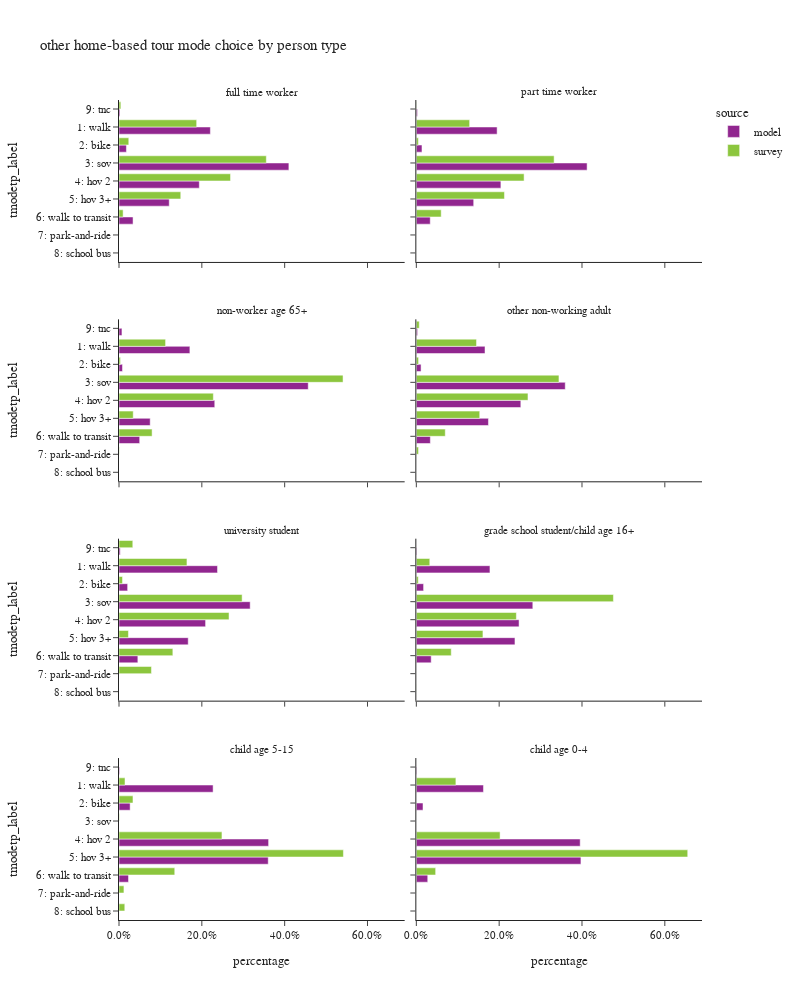

Source (notebook cell):
### Code cell
plot_mode_choice(hb_tour,"pptyp_label",
                 {"pptyp_label":["full time worker","part time worker","non-worker age 65+","other non-working adult",
                                 "university student","grade school student/child age 16+","child age 5-15","child age 0-4"],
                  "tmodetp_label":["1: walk","2: bike","3: sov","4: hov 2","5: hov 3+","6: walk to transit",
                                   "7: park-and-ride","8: school bus","9: other–survey only"]},
                 "person type",2,1000)

### Figure 1 — Plotly figure (JSON) as saved in the notebook; plotly's stock layout.template omitted (floating-point values rounded to 4 significant figures)
{"data": [{"alignmentgroup": "True", "customdata": [[199451], [16179], [370837], [175262], [109645], [30666], [2042]], "hovertemplate": "source=model<br>pptyp_label=full time worker<br>percentage=%{x}<br>tmodetp_label=%{y}<br>sample count=%{customdata[0]}<extra></extra>", "legendgroup": "model", "marker": {"color": "#91268F", "pattern": {"shape": ""}}, "name": "model", "offsetgroup": "model", "orientation": "h", "showlegend": true, "textposition": "auto", "type": "bar", "x": [0.2206, 0.0179, 0.4102, 0.1939, 0.1213, 0.03392, 0.002259], "xaxis": "x7", "y": ["1: walk", "2: bike", "3: sov", "4: hov 2", "5: hov 3+", "6: walk to transit", "9: tnc"], "yaxis": "y7"}, {"alignmentgroup": "True", "customdata": [[51758], [3617], [109405], [54173], [36747], [8914], [718]], "hovertemplate": "source=model<br>pptyp_label=part time worker<br>percentage=%{x}<br>tmodetp_label=%{y}<br>sample count=%{customdata[0]}<extra></extra>", "legendgroup": "model", "marker": {"color": "#91268F", "pattern": {"shape": ""}}, "name": "model", "offsetgroup": "model", "orientation": "h", "showlegend": false, "textposition": "auto", "type": "bar", "x": [0.1951, 0.01363, 0.4123, 0.2042, 0.1385, 0.0336, 0.002706], "xaxis": "x8", "y": ["1: walk", "2: bike", "3: sov", "4: hov 2", "5: hov 3+", "6: walk to transit", "9: tnc"], "yaxis": "y8"}, {"alignmentgroup": "True", "customdata": [[101150], [4958], [270027], [136650], [44494], [29504], [4211]], "hovertemplate": "source=model<br>pptyp_label=non-worker age 65+<br>percentage=%{x}<br>tmodetp_label=%{y}<br>sample count=%{customdata[0]}<extra></extra>", "legendgroup": "model", "marker": {"color": "#91268F", "pattern": {"shape": ""}}, "name": "model", "offsetgroup": "model", "orientation": "h", "showlegend": false, "textposition": "auto", "type": "bar", "x": [0.1712, 0.008389, 0.4569, 0.2312, 0.07529, 0.04992, 0.007125], "xaxis": "x5", "y": ["1: walk", "2: bike", "3: sov", "4: hov 2", "5: hov 3+", "6: walk to transit", "9: tnc"], "yaxis": "y5"}, {"alignmentgroup": "True", "customdata": [[118411], [8159], [256789], [180188], [124345], [24152], [2125]], "hovertemplate": "source=model<br>pptyp_label=other non-working adult<br>percentage=%{x}<br>tmodetp_label=%{y}<br>sample count=%{customdata[0]}<extra></extra>", "legendgroup": "model", "marker": {"color": "#91268F", "pattern": {"shape": ""}}, "name": "model", "offsetgroup": "model", "orientation": "h", "showlegend": false, "textposition": "auto", "type": "bar", "x": [0.1658, 0.01142, 0.3596, 0.2523, 0.1741, 0.03382, 0.002975], "xaxis": "x6", "y": ["1: walk", "2: bike", "3: sov", "4: hov 2", "5: hov 3+", "6: walk to transit", "9: tnc"], "yaxis": "y6"}, {"alignmentgroup": "True", "customdata": [[13406], [1174], [17850], [11783], [9419], [2565], [163]], "hovertemplate": "source=model<br>pptyp_label=university student<br>percentage=%{x}<br>tmodetp_label=%{y}<br>sample count=%{customdata[0]}<extra></extra>", "legendgroup": "model", "marker": {"color": "#91268F", "pattern": {"shape": ""}}, "name": "model", "offsetgroup": "model", "orientation": "h", "showlegend": false, "textposition": "auto", "type": "bar", "x": [0.2379, 0.02083, 0.3167, 0.2091, 0.1671, 0.04551, 0.002892], "xaxis": "x3", "y": ["1: walk", "2: bike", "3: sov", "4: hov 2", "5: hov 3+", "6: walk to transit", "9: tnc"], "yaxis": "y3"}, {"alignmentgroup": "True", "customdata": [[13074], [1287], [20686], [18244], [17515], [2639], [102]], "hovertemplate": "source=model<br>pptyp_label=grade school student/child age 16+<br>percentage=%{x}<br>tmodetp_label=%{y}<br>sample count=%{customdata[0]}<extra></extra>", "legendgroup": "model", "marker": {"color": "#91268F", "pattern": {"shape": ""}}, "name": "model", "offsetgroup": "model", "orientation": "h", "showlegend": false, "textposition": "auto", "type": "bar", "x": [0.1778, 0.0175, 0.2813, 0.2481, 0.2381, 0.03588, 0.001387], "xaxis": "x4", "y": ["1: walk", "2: bike", "3: sov", "4: hov 2", "5: hov 3+", "6: walk to transit", "9: tnc"], "yaxis": "y4"}, {"alignmentgroup": "True", "customdata": [[32764], [3877], [52089], [51959], [3312], [204]], "hovertemplate": "source=model<br>pptyp_label=child age 5-15<br>percentage=%{x}<br>tmodetp_label=%{y}<br>sample count=%{customdata[0]}<extra></extra>", "legendgroup": "model", "marker": {"color": "#91268F", "pattern": {"shape": ""}}, "name": "model", "offsetgroup": "model", "orientation": "h", "showlegend": false, "textposition": "auto", "type": "bar", "x": [0.2272, 0.02689, 0.3612, 0.3603, 0.02297, 0.001415], "xaxis": "x", "y": ["1: walk", "2: bike", "4: hov 2", "5: hov 3+", "6: walk to transit", "9: tnc"], "yaxis": "y"}, {"alignmentgroup": "True", "customdata": [[19567], [1943], [47756], [47976], [3325], [144]], "hovertemplate": "source=model<br>pptyp_label=child age 0-4<br>percentage=%{x}<br>tmodetp_label=%{y}<br>sample count=%{customdata[0]}<extra></extra>", "legendgroup": "model", "marker": {"color": "#91268F", "pattern": {"shape": ""}}, "name": "model", "offsetgroup": "model", "orientation": "h", "showlegend": false, "textposition": "auto", "type": "bar", "x": [0.1621, 0.0161, 0.3956, 0.3974, 0.02755, 0.001193], "xaxis": "x2", "y": ["1: walk", "2: bike", "4: hov 2", "5: hov 3+", "6: walk to transit", "9: tnc"], "yaxis": "y2"}, {"alignmentgroup": "True", "customdata": [[459], [52], [448], [262], [145], [44], [2], [13]], "hovertemplate": "source=survey<br>pptyp_label=full time worker<br>percentage=%{x}<br>tmodetp_label=%{y}<br>sample count=%{customdata[0]}<extra></extra>", "legendgroup": "survey", "marker": {"color": "#8CC63E", "pattern": {"shape": ""}}, "name": "survey", "offsetgroup": "survey", "orientation": "h", "showlegend": true, "textposition": "auto", "type": "bar", "x": [0.1875, 0.0236, 0.3557, 0.2693, 0.1491, 0.009958, 0.0003214, 0.004467], "xaxis": "x7", "y": ["1: walk", "2: bike", "3: sov", "4: hov 2", "5: hov 3+", "6: walk to transit", "7: park-and-ride", "9: tnc"], "yaxis": "y7"}, {"alignmentgroup": "True", "customdata": [[80], [11], [151], [75], [47], [25], [2]], "hovertemplate": "source=survey<br>pptyp_label=part time worker<br>percentage=%{x}<br>tmodetp_label=%{y}<br>sample count=%{customdata[0]}<extra></extra>", "legendgroup": "survey", "marker": {"color": "#8CC63E", "pattern": {"shape": ""}}, "name": "survey", "offsetgroup": "survey", "orientation": "h", "showlegend": false, "textposition": "auto", "type": "bar", "x": [0.1287, 0.004936, 0.3327, 0.2602, 0.2128, 0.06002, 0.0006502], "xaxis": "x8", "y": ["1: walk", "2: bike", "3: sov", "4: hov 2", "5: hov 3+", "6: walk to transit", "9: tnc"], "yaxis": "y8"}, {"alignmentgroup": "True", "customdata": [[159], [11], [428], [254], [56], [55], [4], [1]], "hovertemplate": "source=survey<br>pptyp_label=non-worker age 65+<br>percentage=%{x}<br>tmodetp_label=%{y}<br>sample count=%{customdata[0]}<extra></extra>", "legendgroup": "survey", "marker": {"color": "#8CC63E", "pattern": {"shape": ""}}, "name": "survey", "offsetgroup": "survey", "orientation": "h", "showlegend": false, "textposition": "auto", "type": "bar", "x": [0.1125, 0.003648, 0.541, 0.2278, 0.03434, 0.07992, 0.0006762, 0.0001513], "xaxis": "x5", "y": ["1: walk", "2: bike", "3: sov", "4: hov 2", "5: hov 3+", "6: walk to transit", "7: park-and-ride", "9: tnc"], "yaxis": "y5"}, {"alignmentgroup": "True", "customdata": [[187], [22], [324], [194], [110], [64], [5], [7]], "hovertemplate": "source=survey<br>pptyp_label=other non-working adult<br>percentage=%{x}<br>tmodetp_label=%{y}<br>sample count=%{customdata[0]}<extra></extra>", "legendgroup": "survey", "marker": {"color": "#8CC63E", "pattern": {"shape": ""}}, "name": "survey", "offsetgroup": "survey", "orientation": "h", "showlegend": false, "textposition": "auto", "type": "bar", "x": [0.1453, 0.005416, 0.3444, 0.2696, 0.1531, 0.06987, 0.005306, 0.007063], "xaxis": "x6", "y": ["1: walk", "2: bike", "3: sov", "4: hov 2", "5: hov 3+", "6: walk to transit", "7: park-and-ride", "9: tnc"], "yaxis": "y6"}, {"alignmentgroup": "True", "customdata": [[39], [5], [27], [15], [4], [10], [3], [1]], "hovertemplate": "source=survey<br>pptyp_label=university student<br>percentage=%{x}<br>tmodetp_label=%{y}<br>sample count=%{customdata[0]}<extra></extra>", "legendgroup": "survey", "marker": {"color": "#8CC63E", "pattern": {"shape": ""}}, "name": "survey", "offsetgroup": "survey", "orientation": "h", "showlegend": false, "textposition": "auto", "type": "bar", "x": [0.1641, 0.008495, 0.2973, 0.2657, 0.02279, 0.13, 0.07835, 0.03329], "xaxis": "x3", "y": ["1: walk", "2: bike", "3: sov", "4: hov 2", "5: hov 3+", "6: walk to transit", "7: park-and-ride", "9: tnc"], "yaxis": "y3"}, {"alignmentgroup": "True", "customdata": [[5], [3], [17], [9], [15], [2], [1]], "hovertemplate": "source=survey<br>pptyp_label=grade school student/child age 16+<br>percentage=%{x}<br>tmodetp_label=%{y}<br>sample count=%{customdata[0]}<extra></extra>", "legendgroup": "survey", "marker": {"color": "#8CC63E", "pattern": {"shape": ""}}, "name": "survey", "offsetgroup": "survey", "orientation": "h", "showlegend": false, "textposition": "auto", "type": "bar", "x": [0.03245, 0.004678, 0.4759, 0.2415, 0.1608, 0.08429, 0.0003491], "xaxis": "x4", "y": ["1: walk", "2: bike", "3: sov", "4: hov 2", "5: hov 3+", "6: walk to transit", "8: school bus"], "yaxis": "y4"}, {"alignmentgroup": "True", "customdata": [[9], [4], [1], [43], [104], [5], [1], [4]], "hovertemplate": "source=survey<br>pptyp_label=child age 5-15<br>percentage=%{x}<br>tmodetp_label=%{y}<br>sample count=%{customdata[0]}<extra></extra>", "legendgroup": "survey", "marker": {"color": "#8CC63E", "pattern": {"shape": ""}}, "name": "survey", "offsetgroup": "survey", "orientation": "h", "showlegend": false, "textposition": "auto", "type": "bar", "x": [0.01448, 0.03374, 0.000817, 0.2486, 0.5419, 0.1346, 0.0119, 0.01398], "xaxis": "x", "y": ["1: walk", "2: bike", "3: sov", "4: hov 2", "5: hov 3+", "6: walk to transit", "7: park-and-ride", "8: school bus"], "yaxis": "y"}, {"alignmentgroup": "True", "customdata": [[26], [20], [74], [1], [1]], "hovertemplate": "source=survey<br>pptyp_label=child age 0-4<br>percentage=%{x}<br>tmodetp_label=%{y}<br>sample count=%{customdata[0]}<extra></extra>", "legendgroup": "survey", "marker": {"color": "#8CC63E", "pattern": {"shape": ""}}, "name": "survey", "offsetgroup": "survey", "orientation": "h", "showlegend": false, "textposition": "auto", "type": "bar", "x": [0.09553, 0.2022, 0.6553, 0.04666, 0.0002918], "xaxis": "x2", "y": ["1: walk", "4: hov 2", "5: hov 3+", "6: walk to transit", "7: park-and-ride"], "yaxis": "y2"}], "layout": {"annotations": [{"font": {}, "showarrow": false, "text": "child age 5-15", "x": 0.245, "xanchor": "center", "xref": "paper", "y": 0.1975, "yanchor": "bottom", "yref": "paper"}, {"font": {}, "showarrow": false, "text": "child age 0-4", "x": 0.755, "xanchor": "center", "xref": "paper", "y": 0.1975, "yanchor": "bottom", "yref": "paper"}, {"font": {}, "showarrow": false, "text": "university student", "x": 0.245, "xanchor": "center", "xref": "paper", "y": 0.465, "yanchor": "bottom", "yref": "paper"}, {"font": {}, "showarrow": false, "text": "grade school student/child age 16+", "x": 0.755, "xanchor": "center", "xref": "paper", "y": 0.465, "yanchor": "bottom", "yref": "paper"}, {"font": {}, "showarrow": false, "text": "non-worker age 65+", "x": 0.245, "xanchor": "center", "xref": "paper", "y": 0.7325, "yanchor": "bottom", "yref": "paper"}, {"font": {}, "showarrow": false, "text": "other non-working adult", "x": 0.755, "xanchor": "center", "xref": "paper", "y": 0.7325, "yanchor": "bottom", "yref": "paper"}, {"font": {}, "showarrow": false, "text": "full time worker", "x": 0.245, "xanchor": "center", "xref": "paper", "y": 1.0, "yanchor": "bottom", "yref": "paper"}, {"font": {}, "showarrow": false, "text": "part time worker", "x": 0.755, "xanchor": "center", "xref": "paper", "y": 1.0, "yanchor": "bottom", "yref": "paper"}], "barmode": "group", "height": 1000, "legend": {"title": {"text": "source"}, "tracegroupgap": 0}, "title": {"text": "other home-based tour mode choice by person type"}, "width": 800, "xaxis": {"anchor": "y", "domain": [0.0, 0.49], "tickformat": ".1%", "title": {"text": "percentage"}}, "xaxis2": {"anchor": "y2", "domain": [0.51, 1.0], "matches": "x", "tickformat": ".1%", "title": {"text": "percentage"}}, "xaxis3": {"anchor": "y3", "domain": [0.0, 0.49], "matches": "x", "showticklabels": false, "tickformat": ".1%"}, "xaxis4": {"anchor": "y4", "domain": [0.51, 1.0], "matches": "x", "showticklabels": false, "tickformat": ".1%"}, "xaxis5": {"anchor": "y5", "domain": [0.0, 0.49], "matches": "x", "showticklabels": false, "tickformat": ".1%"}, "xaxis6": {"anchor": "y6", "domain": [0.51, 1.0], "matches": "x", "showticklabels": false, "tickformat": ".1%"}, "xaxis7": {"anchor": "y7", "domain": [0.0, 0.49], "matches": "x", "showticklabels": false, "tickformat": ".1%"}, "xaxis8": {"anchor": "y8", "domain": [0.51, 1.0], "matches": "x", "showticklabels": false, "tickformat": ".1%"}, "yaxis": {"anchor": "x", "categoryarray": ["9: other–survey only", "8: school bus", "7: park-and-ride", "6: walk to transit", "5: hov 3+", "4: hov 2", "3: sov", "2: bike", "1: walk"], "categoryorder": "array", "domain": [0.0, 0.1975], "title": {"text": "tmodetp_label"}}, "yaxis2": {"anchor": "x2", "domain": [0.0, 0.1975], "matches": "y", "showticklabels": false}, "yaxis3": {"anchor": "x3", "categoryarray": ["9: other–survey only", "8: school bus", "7: park-and-ride", "6: walk to transit", "5: hov 3+", "4: hov 2", "3: sov", "2: bike", "1: walk"], "categoryorder": "array", "domain": [0.2675, 0.465], "matches": "y", "title": {"text": "tmodetp_label"}}, "yaxis4": {"anchor": "x4", "domain": [0.2675, 0.465], "matches": "y", "showticklabels": false}, "yaxis5": {"anchor": "x5", "categoryarray": ["9: other–survey only", "8: school bus", "7: park-and-ride", "6: walk to transit", "5: hov 3+", "4: hov 2", "3: sov", "2: bike", "1: walk"], "categoryorder": "array", "domain": [0.535, 0.7325], "matches": "y", "title": {"text": "tmodetp_label"}}, "yaxis6": {"anchor": "x6", "domain": [0.535, 0.7325], "matches": "y", "showticklabels": false}, "yaxis7": {"anchor": "x7", "categoryarray": ["9: other–survey only", "8: school bus", "7: park-and-ride", "6: walk to transit", "5: hov 3+", "4: hov 2", "3: sov", "2: bike", "1: walk"], "categoryorder": "array", "domain": [0.8025, 1.0], "matches": "y", "title": {"text": "tmodetp_label"}}, "yaxis8": {"anchor": "x8", "domain": [0.8025, 1.0], "matches": "y", "showticklabels": false}}}
